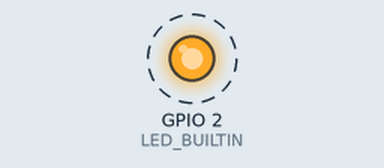
The sketch below on a simulated ESP32. Parts: output pins drawn as LEDs (lit = HIGH). Dashed ring = blinking. What the sketch prints to the serial monitor is not drawn.

Above: at 0.5 s.
Timing chart, 0 to 4.6 s (numbered marks = the images above):
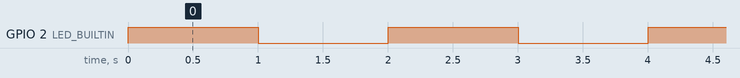

The sketch:

std_thread_001.ino
```cpp
#include <Arduino.h>
#include <thread>
#include <chrono>

#ifndef LED_BUILTIN
#define LED_BUILTIN 13
#endif

const auto one_sec = std::chrono::seconds
{
    1
};

void counter_loop() {
    uint32_t counter = 0;
    while(true) {
        Serial.print("counter_loop: ");
        Serial.println(counter);
        std::this_thread::sleep_for(one_sec);
        counter++;
    }
}

void blinker_loop() {
    uint32_t counter = 0;
    while(true) {
        digitalWrite(LED_BUILTIN, HIGH);
        Serial.print("blinker_loop (HIGH) counter: ");
        Serial.println(counter);
        std::this_thread::sleep_for(one_sec);

        digitalWrite(LED_BUILTIN, LOW);
        Serial.print("blinker_loop (LOW) counter: ");
        Serial.println(counter);
        std::this_thread::sleep_for(one_sec);
        counter++;
    }
}

std::thread counter_loop_thread(counter_loop);
std::thread blinker_loop_thread(blinker_loop);

void setup() {
    Serial.begin(115200);
    pinMode(LED_BUILTIN, OUTPUT);

}

uint32_t main_loop_counter = 0;
void loop() {
    main_loop_counter++;
    Serial.print("main loop: ");
    Serial.println(main_loop_counter);
    delay(10000);
}
```

Measured:
- by itself, GPIO 2 (LED_BUILTIN): alternates HIGH for 1.0 s and LOW for 1.0 s
